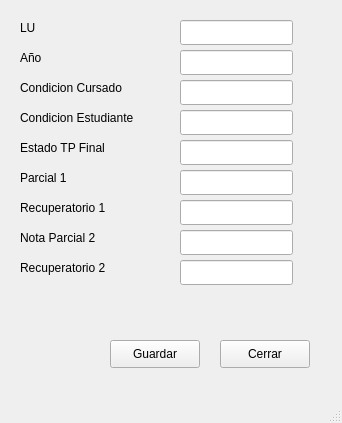
<?xml version="1.0" encoding="UTF-8"?>
<ui version="4.0">
 <class>MainWindow</class>
 <widget class="QMainWindow" name="MainWindow">
  <property name="geometry">
   <rect>
    <x>0</x>
    <y>0</y>
    <width>342</width>
    <height>423</height>
   </rect>
  </property>
  <property name="windowTitle">
   <string>MainWindow</string>
  </property>
  <widget class="QWidget" name="centralwidget">
   <widget class="QPushButton" name="btnGuardar">
    <property name="geometry">
     <rect>
      <x>110</x>
      <y>340</y>
      <width>90</width>
      <height>28</height>
     </rect>
    </property>
    <property name="text">
     <string>Guardar</string>
    </property>
   </widget>
   <widget class="QPushButton" name="btnCerrar">
    <property name="geometry">
     <rect>
      <x>220</x>
      <y>340</y>
      <width>90</width>
      <height>28</height>
     </rect>
    </property>
    <property name="text">
     <string>Cerrar</string>
    </property>
   </widget>
   <widget class="QLabel" name="label">
    <property name="geometry">
     <rect>
      <x>20</x>
      <y>20</y>
      <width>91</width>
      <height>16</height>
     </rect>
    </property>
    <property name="text">
     <string>LU</string>
    </property>
   </widget>
   <widget class="QLabel" name="label_2">
    <property name="geometry">
     <rect>
      <x>20</x>
      <y>50</y>
      <width>81</width>
      <height>16</height>
     </rect>
    </property>
    <property name="text">
     <string>Año</string>
    </property>
   </widget>
   <widget class="QLabel" name="label_3">
    <property name="geometry">
     <rect>
      <x>20</x>
      <y>80</y>
      <width>131</width>
      <height>16</height>
     </rect>
    </property>
    <property name="text">
     <string>Condicion Cursado</string>
    </property>
   </widget>
   <widget class="QLabel" name="label_4">
    <property name="geometry">
     <rect>
      <x>20</x>
      <y>110</y>
      <width>151</width>
      <height>16</height>
     </rect>
    </property>
    <property name="text">
     <string>Condicion Estudiante</string>
    </property>
   </widget>
   <widget class="QLabel" name="label_6">
    <property name="geometry">
     <rect>
      <x>20</x>
      <y>140</y>
      <width>151</width>
      <height>16</height>
     </rect>
    </property>
    <property name="text">
     <string>Estado TP Final</string>
    </property>
   </widget>
   <widget class="QLabel" name="label_7">
    <property name="geometry">
     <rect>
      <x>20</x>
      <y>170</y>
      <width>151</width>
      <height>16</height>
     </rect>
    </property>
    <property name="text">
     <string>Parcial 1</string>
    </property>
   </widget>
   <widget class="QLabel" name="label_9">
    <property name="geometry">
     <rect>
      <x>20</x>
      <y>200</y>
      <width>151</width>
      <height>16</height>
     </rect>
    </property>
    <property name="text">
     <string>Recuperatorio 1</string>
    </property>
   </widget>
   <widget class="QLabel" name="label_10">
    <property name="geometry">
     <rect>
      <x>20</x>
      <y>230</y>
      <width>151</width>
      <height>16</height>
     </rect>
    </property>
    <property name="text">
     <string>Nota Parcial 2</string>
    </property>
   </widget>
   <widget class="QLabel" name="label_11">
    <property name="geometry">
     <rect>
      <x>20</x>
      <y>260</y>
      <width>151</width>
      <height>16</height>
     </rect>
    </property>
    <property name="text">
     <string>Recuperatorio 2</string>
    </property>
   </widget>
   <widget class="QLineEdit" name="lineEditLu">
    <property name="geometry">
     <rect>
      <x>180</x>
      <y>20</y>
      <width>113</width>
      <height>25</height>
     </rect>
    </property>
   </widget>
   <widget class="QLineEdit" name="lineEditAnio">
    <property name="geometry">
     <rect>
      <x>180</x>
      <y>50</y>
      <width>113</width>
      <height>25</height>
     </rect>
    </property>
   </widget>
   <widget class="QLineEdit" name="lineEditCondC">
    <property name="geometry">
     <rect>
      <x>180</x>
      <y>80</y>
      <width>113</width>
      <height>25</height>
     </rect>
    </property>
   </widget>
   <widget class="QLineEdit" name="lineEditCondE">
    <property name="geometry">
     <rect>
      <x>180</x>
      <y>110</y>
      <width>113</width>
      <height>25</height>
     </rect>
    </property>
   </widget>
   <widget class="QLineEdit" name="lineEditETPF">
    <property name="geometry">
     <rect>
      <x>180</x>
      <y>140</y>
      <width>113</width>
      <height>25</height>
     </rect>
    </property>
   </widget>
   <widget class="QLineEdit" name="lineEditP1">
    <property name="geometry">
     <rect>
      <x>180</x>
      <y>170</y>
      <width>113</width>
      <height>25</height>
     </rect>
    </property>
   </widget>
   <widget class="QLineEdit" name="lineEditRP2">
    <property name="geometry">
     <rect>
      <x>180</x>
      <y>260</y>
      <width>113</width>
      <height>25</height>
     </rect>
    </property>
   </widget>
   <widget class="QLineEdit" name="lineEditP2">
    <property name="geometry">
     <rect>
      <x>180</x>
      <y>230</y>
      <width>113</width>
      <height>25</height>
     </rect>
    </property>
   </widget>
   <widget class="QLineEdit" name="lineEditRP1">
    <property name="geometry">
     <rect>
      <x>180</x>
      <y>200</y>
      <width>113</width>
      <height>25</height>
     </rect>
    </property>
   </widget>
  </widget>
  <widget class="QMenuBar" name="menubar">
   <property name="geometry">
    <rect>
     <x>0</x>
     <y>0</y>
     <width>342</width>
     <height>22</height>
    </rect>
   </property>
  </widget>
  <widget class="QStatusBar" name="statusbar"/>
 </widget>
 <resources/>
 <connections/>
</ui>
